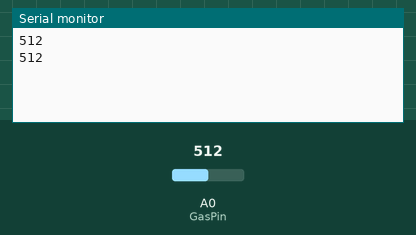
This sketch was run on a simulated Arduino Uno, built with avr-gcc and run on an emulated ATmega328P. Parts: the last lines printed to the serial monitor. The test bench sets the inputs (shaded band); at power-on: A0 (GasPin) = 512.

Above: at 1.8 s.
1.9 s: A0 (GasPin) set to 716
At 2.6 s:
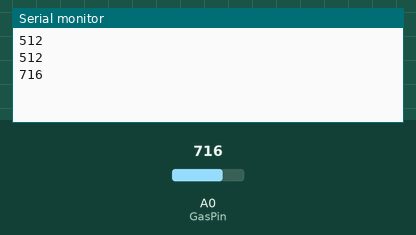
3.4 s: A0 (GasPin) set to 900
At 4.8 s:
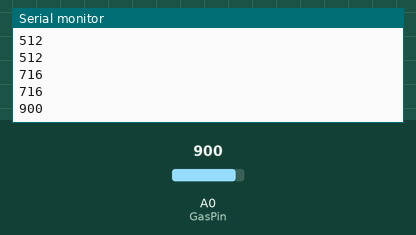
Timing chart, 0 to 6.4 s (numbered marks = the images above; inputs shaded):
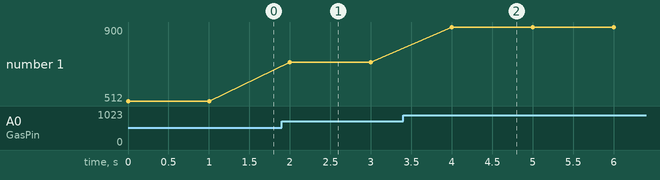

Measured:
- after the input at 1.9 s, the serial monitor: prints a new line after 0.10 s (image 1)
- after the input at 3.4 s, the serial monitor: prints a new line after 0.60 s (image 2)
- plotted number 1: 512 → 716 after the input at 1.9 s, 716 → 900 after the input at 3.4 s

The sketch:

GasSensor.ino
```cpp
#define GasPin A0

void setup() {
  pinMode(GasPin, INPUT);
  Serial.begin(9600);
}

void loop() {
  // put your main code here, to run repeatedly:
  Serial.println((analogRead(GasPin)));
  delay(1000);
}
```
